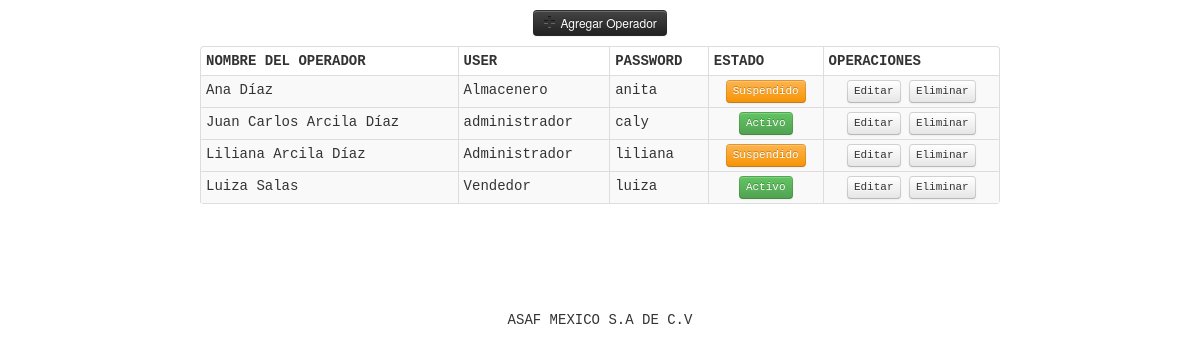
The page / on the database its author committed.
### tables this page shows
CREATE TABLE IF NOT EXISTS `tbl_usuarios` (
  `id_user` int(11) NOT NULL AUTO_INCREMENT COMMENT 'ID único de usuario',
  `usr_nombre` varchar(120) NOT NULL COMMENT 'Nombre completo del usuario',
  `usr_puesto` varchar(80) NOT NULL COMMENT 'Puesto que desempeña el usuario',
  `usr_nick` varchar(25) NOT NULL COMMENT 'NickName de usuario',
  `usr_status` enum('Activo','Suspendido') NOT NULL COMMENT 'Status de la cuenta de usuario',
  PRIMARY KEY (`id_user`)
);

### includes/mainFunctions.inc.php (the view, shortened to what this page needs)
<?php
function consultaUsers($linkDB){
	$statusTipo = array("Activo" => "btn-success",
						"Suspendido" => "btn-warning");
	$salida = '';
	$consulta = $linkDB -> query("SELECT id_user,usr_nombre,usr_puesto,usr_nick,usr_status
								  FROM tbl_usuarios ORDER BY usr_nombre ASC");
	if($consulta -> num_rows != 0){
		while($listadoOK = $consulta -> fetch_assoc())
		{
			$salida .= '
				<tr>
					<td>'.$listadoOK['usr_nombre'].'</td>
					<td>'.$listadoOK['usr_puesto'].'</td>
					<td>'.$listadoOK['usr_nick'].'</td>
					<td class="centerTXT"><span class="btn btn-mini '.$statusTipo[$listadoOK['usr_status']].'">'.$listadoOK['usr_status'].'</span></td>
					<td class="centerTXT"><a data-accion="editar" class="btn btn-mini" href="'.$listadoOK['id_user'].'">Editar</a> <a data-accion="eliminar" class="btn btn-mini" href="'.$listadoOK['id_user'].'">Eliminar</a></td>
				<tr>
			';
		}
	}
	else{
		$salida = '
			<tr id="sinDatos">
				<td colspan="5" class="centerTXT">NO HAY REGISTROS EN LA BASE DE DATOS</td>
	   		</tr>
		';
	}
	return $salida;
}
?>

### index.php (shortened to what this page needs)
<?php
include('includes/mainFunctions.inc.php');
if($errorDbConexion == false){
	$consultaUsuarios = consultaUsers($mysqli);
}
else
{
	$consultaUsuarios = '
		<tr id="sinDatos">
				<td colspan="5" class="centerTXT">ERROR AL CONECTAR CON LA BASE DE DATOS</td>
		</tr>
	';
}
?>
<!DOCTYPE html>
<html lang="es">
	<head>
		<link type="text/css" href="css/smoothness/jquery-ui-1.8.23.custom.css" rel="stylesheet" />
		<link type="text/css" href="css/bootstrap/css/bootstrap.min.css" rel="stylesheet" />
		<link type="text/css" href="css/master.css" rel="stylesheet" />
	</head>
	<body>
			<div id="wraper">
				<section id="content">
					<div id="btnAddUser" class="center addUser">
						<button id="goNuevoUser" class="btn btn-inverse btn-small"><i class="icon-plus"></i> Agregar Operador</button>
					</div>
					<div id="listaOrganizadores">
						<table id="listadoUsers" class="table table-striped table-bordered table-hover table-condensed">
							<thead>
								<tr>
									<th>NOMBRE DEL OPERADOR</th>
									<th>USER</th>
									<th>PASSWORD</th>
									<th>ESTADO</th>
									<th>OPERACIONES</th>
								</tr>
							</thead>
							<tbody id="listaUsuariosOK">
								<?php echo $consultaUsuarios ?>
							</tbody>
						</table>
					</div>
				</section>
			</div>
			<footer>
				ASAF MEXICO S.A DE C.V
			</footer>
		</body>
	</html>

### css/master.css (style rules this page uses)
body { text-align: center; font-family: monospace; font-size: 14px; }
footer { text-align:center; font-size:1em; padding: 10px 0; }
#wraper { margin:0 auto; overflow:hidden; width:800px; min-height:300px; }
.center { margin: 0 auto; }
.addUser { width: 150px; height: auto; padding: 10px; }
#listadoUsers .centerTXT { text-align: center; }

### rows shown on the page
tbl_usuarios: usr_nombre "Ana Díaz", usr_puesto "Almacenero", usr_nick "anita", usr_status "Suspendido"
tbl_usuarios: usr_nombre "Juan Carlos Arcila Díaz", usr_puesto "administrador", usr_nick "caly", usr_status "Activo"
tbl_usuarios: usr_nombre "Liliana Arcila Díaz", usr_puesto "Administrador", usr_nick "liliana", usr_status "Suspendido"
tbl_usuarios: usr_nombre "Luiza Salas", usr_puesto "Vendedor", usr_nick "luiza", usr_status "Activo"
